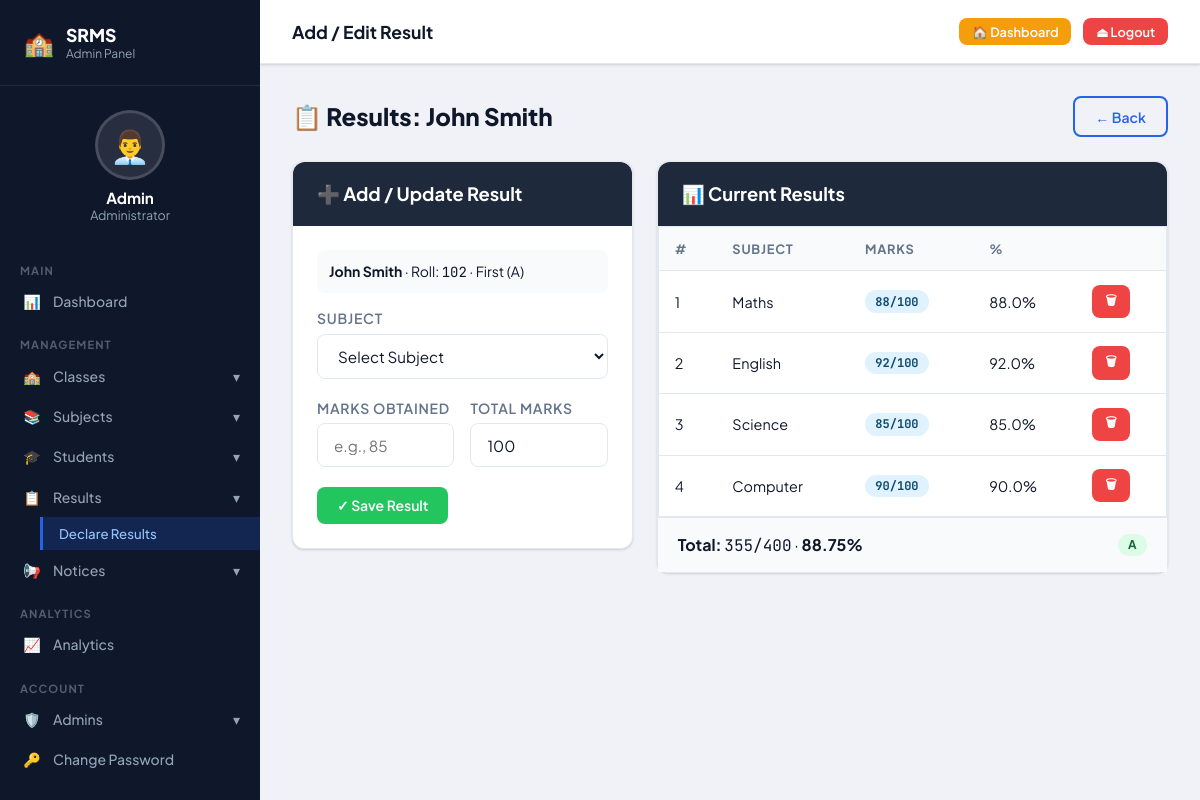
The app's page /admin/results/add/2 (signed in) with its own data.
### tables this page shows
CREATE TABLE students (
            id INTEGER PRIMARY KEY AUTOINCREMENT,
            name TEXT NOT NULL,
            roll_id TEXT NOT NULL UNIQUE,
            class_id INTEGER NOT NULL,
            email TEXT,
            created_at TEXT DEFAULT CURRENT_TIMESTAMP,
            FOREIGN KEY(class_id) REFERENCES classes(id)
        );

CREATE TABLE classes (
            id INTEGER PRIMARY KEY AUTOINCREMENT,
            class_name TEXT NOT NULL,
            class_numeric INTEGER NOT NULL,
            section TEXT NOT NULL,
            created_at TEXT DEFAULT CURRENT_TIMESTAMP,
            updated_at TEXT DEFAULT CURRENT_TIMESTAMP
        );

CREATE TABLE results (
            id INTEGER PRIMARY KEY AUTOINCREMENT,
            student_id INTEGER NOT NULL,
            subject_id INTEGER NOT NULL,
            marks INTEGER NOT NULL,
            total_marks INTEGER NOT NULL DEFAULT 100,
            created_at TEXT DEFAULT CURRENT_TIMESTAMP,
            FOREIGN KEY(student_id) REFERENCES students(id),
            FOREIGN KEY(subject_id) REFERENCES subjects(id)
        );

CREATE TABLE subjects (
            id INTEGER PRIMARY KEY AUTOINCREMENT,
            subject_name TEXT NOT NULL,
            subject_code TEXT NOT NULL UNIQUE,
            created_at TEXT DEFAULT CURRENT_TIMESTAMP,
            updated_at TEXT DEFAULT CURRENT_TIMESTAMP
        );

### app.py (the view, shortened to what this page needs)
@app.route('/admin/results/add/<int:student_id>', methods=['GET', 'POST'])
@admin_required
def add_result(student_id):
    conn = get_db()
    student = conn.execute(
        'SELECT s.*, c.class_name, c.section FROM students s JOIN classes c ON s.class_id=c.id WHERE s.id=?', (student_id,)
    ).fetchone()
    subjects = conn.execute('SELECT * FROM subjects ORDER BY subject_name').fetchall()
    existing = conn.execute(
        'SELECT r.*, sub.subject_name FROM results r JOIN subjects sub ON r.subject_id=sub.id WHERE r.student_id=?',
        (student_id,)
    ).fetchall()
    existing_ids = {r['subject_id'] for r in existing}
    conn.close()
    return render_template('add_result.html', student=student, subjects=subjects, existing=existing, existing_ids=existing_ids)

### app.py (called while the page is built)
def get_db():
    conn = sqlite3.connect(DB)
    conn.row_factory = sqlite3.Row
    return conn

def admin_required(f):
    from functools import wraps
    @wraps(f)
    def decorated(*args, **kwargs):
        if not session.get('admin'):
            return redirect(url_for('admin_login'))
        return f(*args, **kwargs)
    return decorated

### templates/add_result.html (shortened to what this page needs)
{% extends "admin_base.html" %}
{% block page_title %}Add / Edit Result{% endblock %}
{% block content %}
<div class="page-header">
  <div class="page-title">📋 Results: {{ student.name }}</div>
  <a href="{{ url_for('manage_results') }}" class="btn btn-outline">← Back</a>
</div>
<div style="display:grid;grid-template-columns:1fr 1.5fr;gap:1.5rem;align-items:start;">
  <div class="card">
    <div class="card-header" style="background:#1e293b;">➕ Add / Update Result</div>
    <div class="card-body">
      <div style="margin-bottom:1rem;padding:.75rem;background:#f8fafc;border-radius:8px;font-size:.875rem;">
        <strong>{{ student.name }}</strong> · Roll: <span style="font-family:'JetBrains Mono',monospace;">{{ student.roll_id }}</span> · {{ student.class_name }} ({{ student.section }})
      </div>
      <form method="POST">
        <div class="form-group">
          <label class="form-label">Subject</label>
          <select name="subject_id" class="form-control" required>
            <option value="">Select Subject</option>
          </select>
        </div>
        <div style="display:grid;grid-template-columns:1fr 1fr;gap:1rem;">
          <div class="form-group">
            <label class="form-label">Marks Obtained</label>
            <input type="number" name="marks" class="form-control" min="0" max="1000" placeholder="e.g., 85" required>
          </div>
          <div class="form-group">
            <label class="form-label">Total Marks</label>
            <input type="number" name="total_marks" class="form-control" value="100" min="1" required>
          </div>
        </div>
        <button type="submit" class="btn btn-success">✓ Save Result</button>
      </form>
    </div>
  </div>
  <div class="card">
    <div class="card-header" style="background:#1e293b;">📊 Current Results</div>
    {% if existing %}
      {% set total_obt = namespace(v=0) %}{% set total_max = namespace(v=0) %}
      {% for r in existing %}{% set total_obt.v = total_obt.v + r.marks %}{% set total_max.v = total_max.v + r.total_marks %}{% endfor %}
      {% set pct = (total_obt.v / total_max.v * 100)|round(2) if total_max.v else 0 %}
      <div class="table-wrap" style="border-radius:0;">
        <table>
          <thead><tr><th>#</th><th>Subject</th><th>Marks</th><th>%</th><th></th></tr></thead>
          <tbody>
            {% for r in existing %}
            <tr>
              <td>{{ loop.index }}</td>
              <td>{{ r.subject_name }}</td>
              <td><span class="badge badge-info" style="font-family:'JetBrains Mono',monospace;">{{ r.marks }}/{{ r.total_marks }}</span></td>
              <td>{{ (r.marks/r.total_marks*100)|round(1) }}%</td>
              <td><a href="{{ url_for('delete_result', id=r.id) }}" class="btn btn-danger btn-sm" onclick="return confirm('Remove?')">🗑</a></td>
            </tr>
            {% endfor %}
          </tbody>
        </table>
      </div>
      <div style="padding:1rem 1.25rem;background:#f8fafc;border-top:1px solid #e2e8f0;display:flex;justify-content:space-between;align-items:center;">
        <div>
          <strong>Total:</strong> <span style="font-family:'JetBrains Mono',monospace;">{{ total_obt.v }}/{{ total_max.v }}</span>
          · <strong>{{ pct }}%</strong>
        </div>
        <span class="badge {% if pct>=60 %}badge-success{% else %}badge-danger{% endif %}">
          {% if pct>=90 %}A+{% elif pct>=80 %}A{% elif pct>=70 %}B{% elif pct>=60 %}C{% elif pct>=50 %}D{% else %}F{% endif %}
        </span>
      </div>
    {% else %}
      <div style="padding:2rem;text-align:center;color:#94a3b8;">No results entered yet.</div>
    {% endif %}
  </div>
</div>
{% endblock %}

### templates/base.html (style rules this page uses)
:root { --bg: #f0f2f7; --surface: #ffffff; --primary: #2563eb; --primary-dark: #1d4ed8; --secondary: #0ea5e9; --accent: #f59e0b; --danger: #ef4444; --success: #22c55e; --warning: #f59e0b; --info: #06b6d4; --text: #0f172a; --text-muted: #64748b; --border: #e2e8f0; --sidebar-bg: #0f172a; --sidebar-text: #94a3b8; --sidebar-active: #2563eb; --nav-bg: #1e293b; --radius: 12px; --shadow: 0 1px 3px rgba(0,0,0,.1), 0 1px 2px rgba(0,0,0,.06); --shadow-md: 0 4px 6px -1px rgba(0,0,0,.1), 0 2px 4px -1px rgba(0,0,0,.06); --shadow-lg: 0 10px 15px -3px rgba(0,0,0,.1), 0 4px 6px -2px rgba(0,0,0,.05); }
* { box-sizing:border-box;margin:0;padding:0; }
body { font-family:'Plus Jakarta Sans',sans-serif;background:var(--bg);color:var(--text);min-height:100vh; }
a { text-decoration:none;color:inherit; }
.card { background:var(--surface);border-radius:var(--radius);box-shadow:var(--shadow);border:1px solid var(--border); }
.card-header { background:var(--primary);color:#fff;padding:1.25rem 1.5rem;border-radius:var(--radius) var(--radius) 0 0;display:flex;align-items:center;gap:.75rem;font-size:1.15rem;font-weight:700; }
.card-body { padding:1.5rem; }
.btn { display:inline-flex;align-items:center;gap:.5rem;padding:.6rem 1.25rem;border-radius:8px;font-size:.875rem;font-weight:600;cursor:pointer;border:none;transition:all .2s;font-family:inherit; }
.btn-success { background:var(--success);color:#fff; }
.btn-danger { background:var(--danger);color:#fff; }
.btn-outline { background:transparent;border:2px solid var(--primary);color:var(--primary); }
.btn-sm { padding:.35rem .8rem;font-size:.8rem; }
.form-group { margin-bottom:1.25rem; }
.form-label { display:block;font-size:.875rem;font-weight:600;color:var(--text-muted);margin-bottom:.4rem;text-transform:uppercase;letter-spacing:.05em; }
.form-control { width:100%;padding:.7rem 1rem;border:1.5px solid var(--border);border-radius:8px;font-size:.95rem;font-family:inherit;transition:border-color .2s,box-shadow .2s;background:#fff;color:var(--text); }
.table-wrap { overflow-x:auto;border-radius:var(--radius);border:1px solid var(--border); }
table { width:100%;border-collapse:collapse; }
thead tr { background:#f8fafc; }
thead th { padding:.85rem 1rem;text-align:left;font-size:.8rem;font-weight:700;text-transform:uppercase;letter-spacing:.06em;color:var(--text-muted);border-bottom:1px solid var(--border); }
tbody tr { transition:background .15s; }
tbody td { padding:.85rem 1rem;font-size:.9rem;border-bottom:1px solid var(--border); }
tbody tr:last-child td { border-bottom:none; }
.badge { display:inline-flex;align-items:center;padding:.2rem .65rem;border-radius:20px;font-size:.75rem;font-weight:700; }
.badge-success { background:#dcfce7;color:#166534; }
.badge-info { background:#e0f2fe;color:#0c4a6e; }
.page-header { display:flex;align-items:center;justify-content:space-between;margin-bottom:1.5rem; }
.page-title { font-size:1.5rem;font-weight:800;color:var(--text);display:flex;align-items:center;gap:.5rem; }

### records on screen
students: name "John Smith", roll_id "102"
classes: class_name "First", section "A"
results: subject_name "Maths", marks "88", total_marks "100", (r.marks/r.total_marks*100)|round(1) "88.0"
results: subject_name "English", marks "92", total_marks "100", (r.marks/r.total_marks*100)|round(1) "92.0"
results: subject_name "Science", marks "85", total_marks "100", (r.marks/r.total_marks*100)|round(1) "85.0"
results: subject_name "Computer", marks "90", total_marks "100", (r.marks/r.total_marks*100)|round(1) "90.0"

### other values on screen
{{ total_obt.v }} "355"
{{ total_max.v }} "400"
{{ pct }} "88.75"
